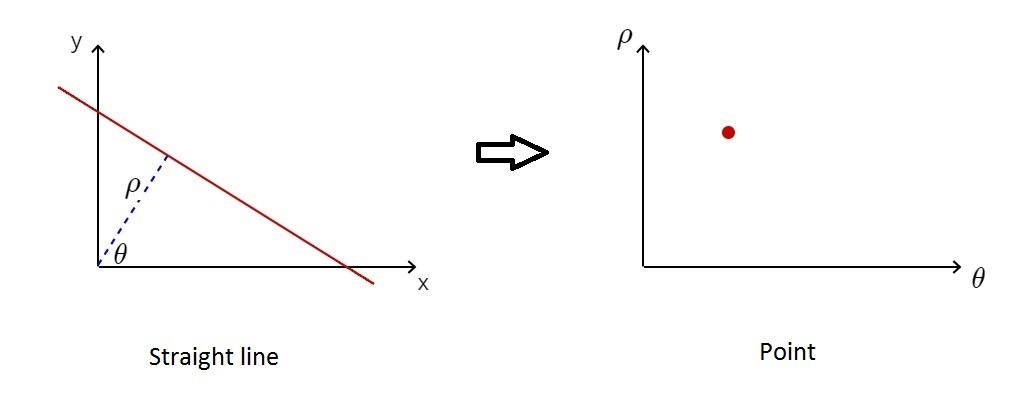
#> input picture object detection/hough_transformation1.jpg, 1011 x 410 px
$ python hough_transform_opencv_python.py
#> lines starting #> are read from the running program, lines starting #| are printed output that depends on the picture
#Hough Transform basics
#the hough transform is a popular technique to detect any shape, if we can represent that shape in a mathematical form. it can detect the shape even if it is broken or distorted a little bit.
#A line in the image space can be expressed with two variables.
    #for example :
        #in the cartesian coordinate system - y = mx + c
        #in the polar coordinate system - xcos(theta) + ysin(theta) = r
#------------------------------ !NOTES ------------------------------------
import cv2
from matplotlib import pyplot as plt

img1 = cv2.imread('hough_transformation1.jpg', -1)
#> img1 is the input picture: shape (410, 1011, 3); mean B, G, R 251.5, 251.5, 251.7
img1 = cv2.cvtColor(img1, cv2.COLOR_BGR2RGB)

img2 = cv2.imread('hough_transformation2.png')
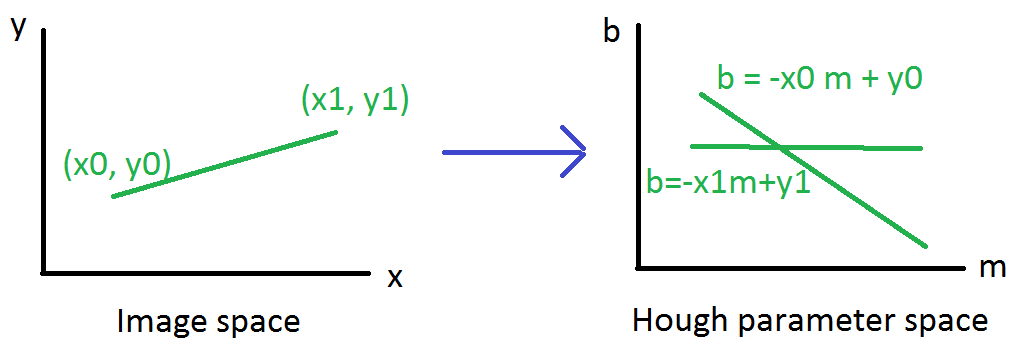
#> input picture object detection/hough_transformation2.png, 1036 x 358 px
#> img2 is the input picture: shape (358, 1036, 3); mean B, G, R 244.3, 246, 243.1
img2 = cv2.cvtColor(img2, cv2.COLOR_BGR2RGB)

img3 = cv2.imread('hough_transformation3.jpg')
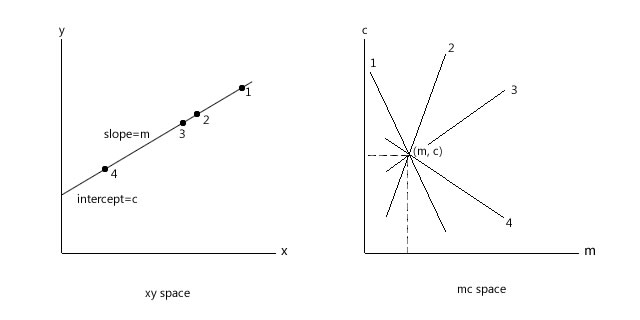
#> input picture object detection/hough_transformation3.jpg, 640 x 320 px
#> img3 is the input picture: shape (320, 640, 3); min 0, max 255, mean 251.8
img3 = cv2.cvtColor(img3, cv2.COLOR_BGR2RGB)

img4 = cv2.imread('polar_coordinates1.jpg')
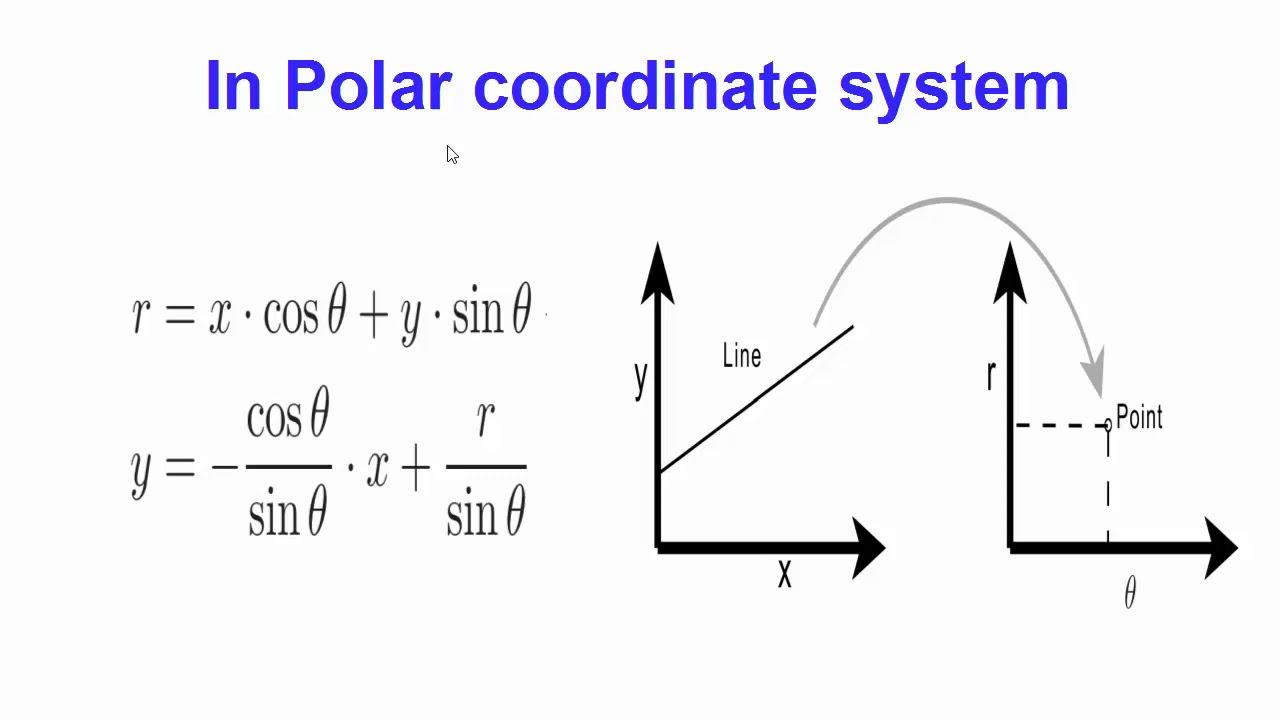
#> input picture object detection/polar_coordinates1.jpg, 1280 x 720 px
#> img4 is the input picture: shape (720, 1280, 3); mean B, G, R 246.8, 243.4, 243.8
img4 = cv2.cvtColor(img4, cv2.COLOR_BGR2RGB)

img5 = cv2.imread('polar_coordinates2.jpg')
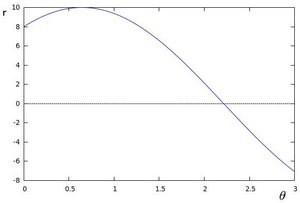
#> input picture object detection/polar_coordinates2.jpg, 300 x 203 px
#> img5 is the input picture: shape (203, 300, 3); mean B, G, R 250.3, 250.2, 250.2
img5 = cv2.cvtColor(img5, cv2.COLOR_BGR2RGB)

img6 = cv2.imread('polar_coordinates3.jpg')
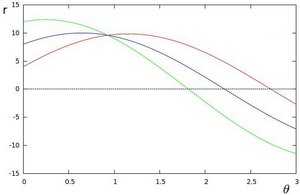
#> input picture object detection/polar_coordinates3.jpg, 300 x 195 px
#> img6 is the input picture: shape (195, 300, 3); mean B, G, R 248.5, 248.9, 248.7
img6 = cv2.cvtColor(img6, cv2.COLOR_BGR2RGB)

titles = ['Cartesian Coordinates', 'Polar Coordinates', 'Example 1 (Cartesian)', 'Example 2 (cartesian)', 'Example 3 (with one x,y coordinates/polar)', 'Example 4 (with multiple x,y coordinates/polar)']
images = [img2, img4, img2, img3, img5, img6]

for i in range(6):
    plt.subplot(2, 3, i+1), plt.imshow(images[i])
    plt.title(titles[i])
    plt.xticks([]), plt.yticks([])

plt.show()

cv2.waitKey(0)
cv2.destroyAllWindows()

#using hough transform we can express entire function (with x, y coordinates) in a single point (with m, c coordinates), vise-versa
#hough transform represents a line in form of a point in mc space(hough space)

#hough transformation algorithm
    #1 - Edge detection. eg: using the canny edge detector
    #2 - Mapping of edge points to the hough space and storage in an accumulator.
    #3 - Interpretation of the accumulator to yield lines of infinite length. the interpretation is done by thresholding and possibly other constraints.
    #4 - Conversion of infinite lines to finite lines.

#opencv implements two types of hough line transform methods
    #1 - The Standard Hough Transform (HoughLines method)
    #2 - The Probabilistic Hough Line (Transform HoughLinesP method)
